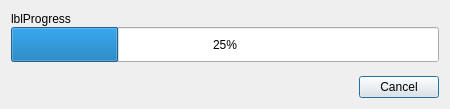
<?xml version="1.0" encoding="UTF-8"?>
<ui version="4.0">
 <class>ProgressDialog</class>
 <widget class="QDialog" name="ProgressDialog">
  <property name="windowModality">
   <enum>Qt::WindowModality::WindowModal</enum>
  </property>
  <property name="geometry">
   <rect>
    <x>0</x>
    <y>0</y>
    <width>450</width>
    <height>109</height>
   </rect>
  </property>
  <property name="sizePolicy">
   <sizepolicy hsizetype="Fixed" vsizetype="Fixed">
    <horstretch>0</horstretch>
    <verstretch>0</verstretch>
   </sizepolicy>
  </property>
  <property name="windowTitle">
   <string>Dialog</string>
  </property>
  <property name="windowIcon">
   <iconset resource="../gui/icons/icons.qrc">
    <normaloff>:/icons/preferences.svg</normaloff>:/icons/preferences.svg</iconset>
  </property>
  <property name="modal">
   <bool>true</bool>
  </property>
  <layout class="QGridLayout" name="gridLayout">
   <property name="verticalSpacing">
    <number>14</number>
   </property>
   <item row="0" column="0">
    <layout class="QGridLayout" name="gridLayout_2">
     <item row="1" column="0">
      <widget class="QProgressBar" name="progressBar">
       <property name="minimumSize">
        <size>
         <width>0</width>
         <height>35</height>
        </size>
       </property>
       <property name="value">
        <number>25</number>
       </property>
       <property name="textVisible">
        <bool>true</bool>
       </property>
       <property name="orientation">
        <enum>Qt::Orientation::Horizontal</enum>
       </property>
       <property name="invertedAppearance">
        <bool>false</bool>
       </property>
       <property name="textDirection">
        <enum>QProgressBar::Direction::TopToBottom</enum>
       </property>
      </widget>
     </item>
     <item row="0" column="0">
      <widget class="QLabel" name="label">
       <property name="minimumSize">
        <size>
         <width>420</width>
         <height>0</height>
        </size>
       </property>
       <property name="text">
        <string>lblProgress</string>
       </property>
      </widget>
     </item>
    </layout>
   </item>
   <item row="1" column="0">
    <layout class="QHBoxLayout" name="horizontalLayout">
     <item>
      <spacer name="horizontalSpacer">
       <property name="orientation">
        <enum>Qt::Orientation::Horizontal</enum>
       </property>
       <property name="sizeHint" stdset="0">
        <size>
         <width>40</width>
         <height>20</height>
        </size>
       </property>
      </spacer>
     </item>
     <item>
      <widget class="QPushButton" name="pushButtonCancel">
       <property name="text">
        <string>Cancel</string>
       </property>
      </widget>
     </item>
    </layout>
   </item>
  </layout>
 </widget>
 <resources>
  <include location="../gui/icons/icons.qrc" />
 </resources>
 <connections />
</ui>
